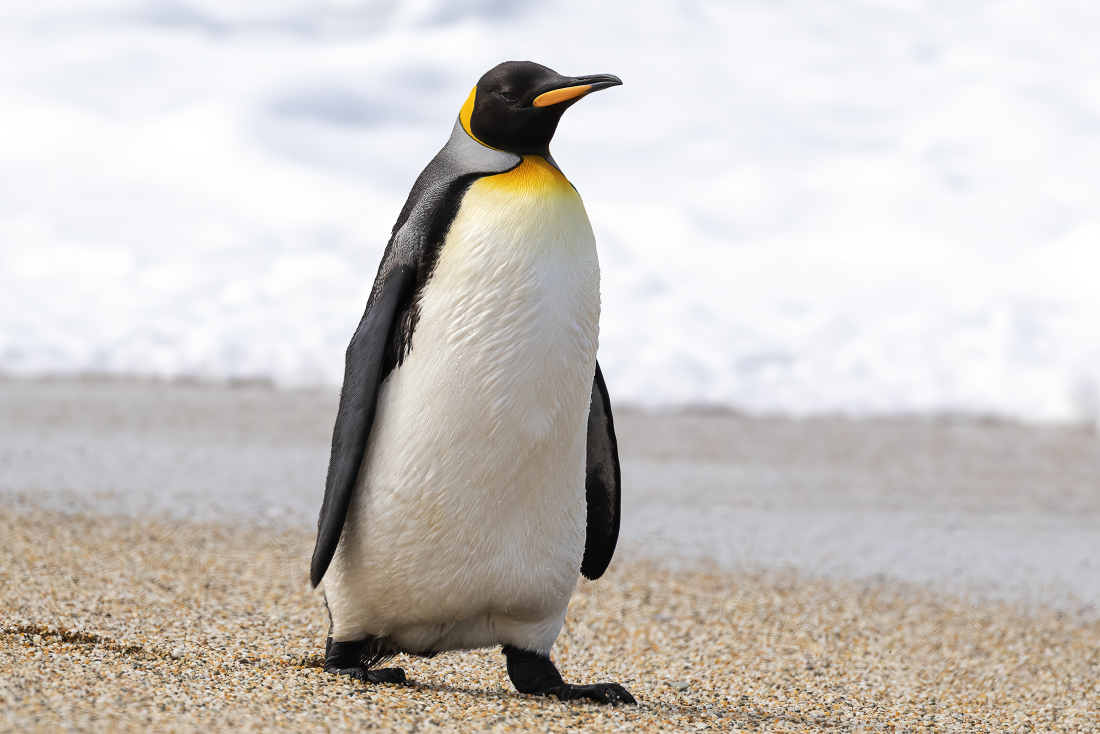
#> input picture image/kingguin.jpg, 2200 x 1467 px (shown at 1/2 size)
$ python pixelate.py
#> lines starting #> are read from the running program, lines starting #| are printed output that depends on the picture
import cv2
import numpy as np

img = cv2.imread("image/kingguin.jpg")
#> img is the input picture: shape (1467, 2200, 3); mean B, G, R 195.1, 199.2, 204
img = cv2.resize(img, (600,600))
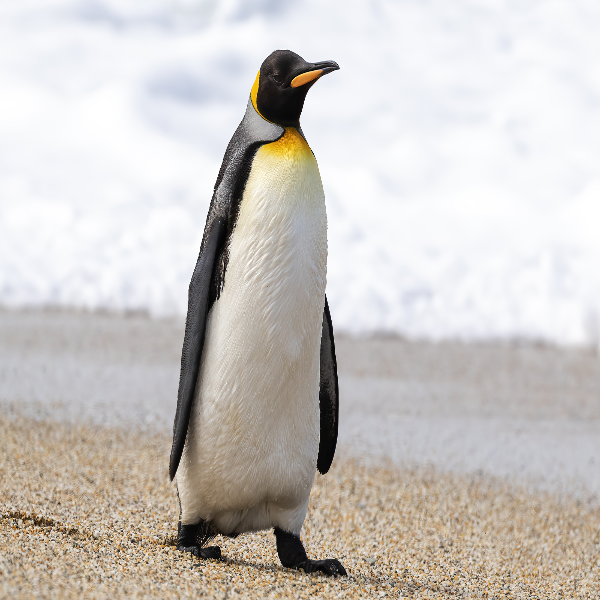
#> img: shape (600, 600, 3); mean B, G, R 195, 199.1, 203.9
HEIGHT, WIDTH = img.shape[:2]
#> HEIGHT = 600; WIDTH = 600
pixel_h, pixel_w = (45,45)

tmp = cv2.resize(img, (pixel_w, pixel_h), interpolation= cv2.INTER_LINEAR)
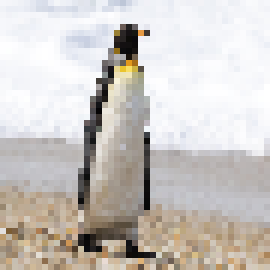
#> tmp: shape (45, 45, 3) (shown 6 times larger); mean B, G, R 194.8, 199, 203.7

output = cv2.resize(tmp, (WIDTH, HEIGHT), interpolation= cv2.INTER_NEAREST)
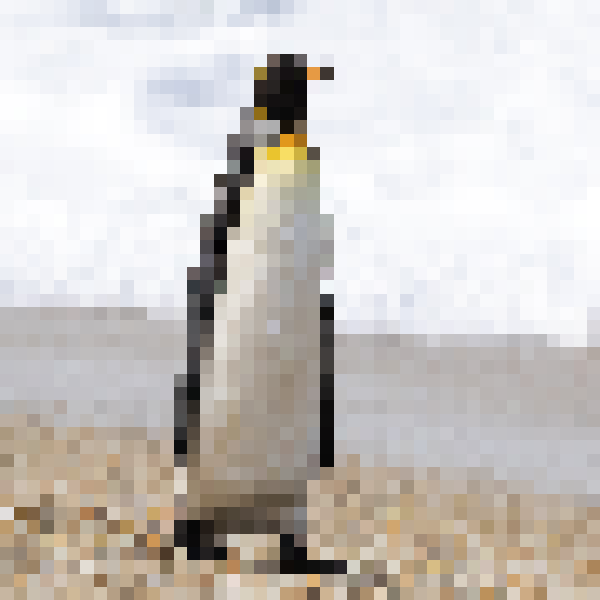
#> output: shape (600, 600, 3); mean B, G, R 194.9, 199, 203.7

cv2.imshow("Input", img)
cv2.imshow("Output",output)

cv2.waitKey(0)
